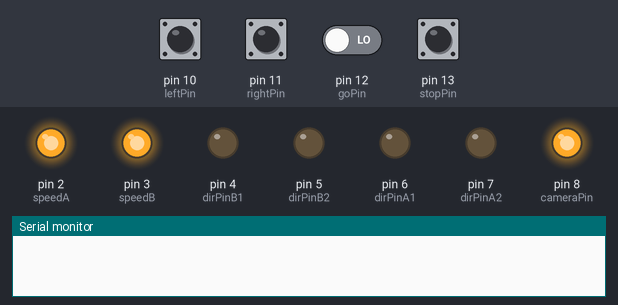
The sketch below on a simulated Arduino Uno, built with avr-gcc and run on an emulated ATmega328P. Parts: output pins drawn as LEDs (lit = HIGH), the last lines printed to the serial monitor. The test bench sets the inputs (shaded band); at power-on: pin 10 (leftPin), pin 11 (rightPin), pin 12 (goPin), pin 13 (stopPin) LOW.

Above: at 1.2 s.
1.3 s: pin 10 (leftPin) pulled HIGH for 0.15 s
At 2.4 s:
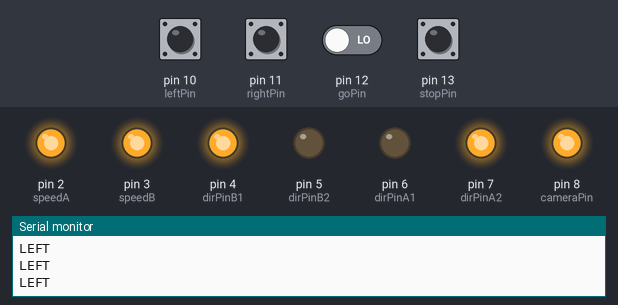
2.9 s: pin 11 (rightPin) pulled HIGH for 0.15 s
At 3.6 s:
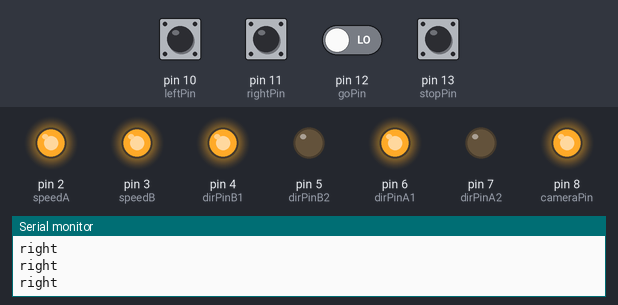
4.5 s: pin 12 (goPin) driven HIGH
At 4.8 s:
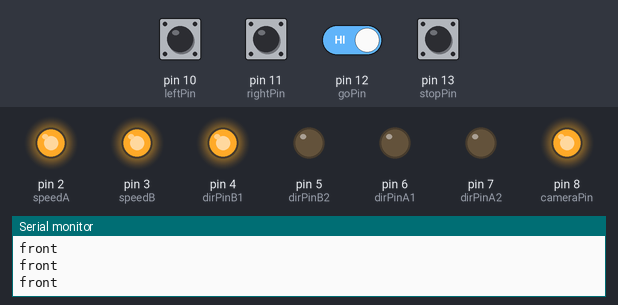
6.0 s: pin 13 (stopPin) pulled HIGH for 0.15 s
At 6.08 s:
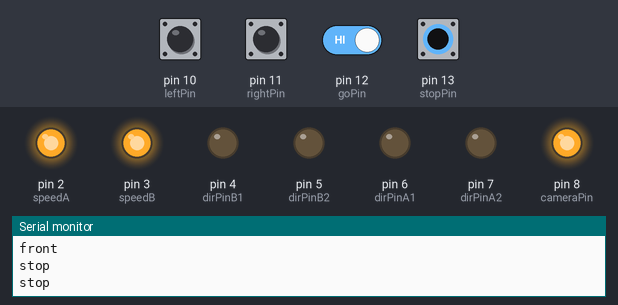
7.6 s: pin 13 (stopPin) pulled HIGH for 1 s
At 9.5 s:
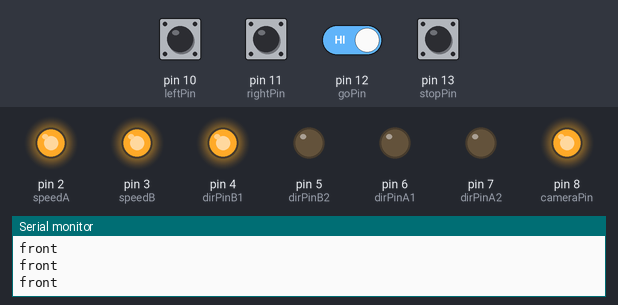
11.6 s: pin 10 (leftPin) driven HIGH and pin 12 (goPin) driven LOW
At 12.9 s:
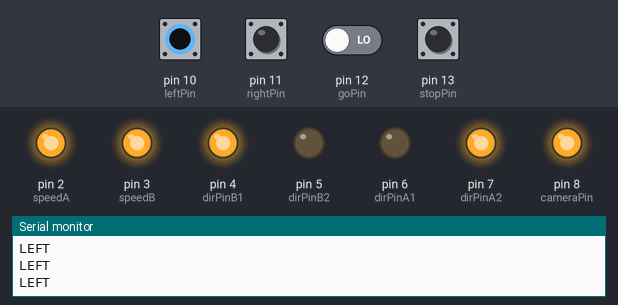
Timing chart, 0 to 14.6 s (numbered marks = the images above; inputs shaded):
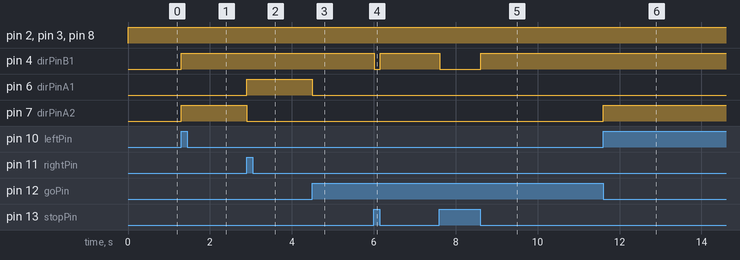

Measured:
- after the input at 1.3 s, pin 4 (dirPinB1), pin 7 (dirPinA2): LOW → HIGH at once
- after the input at 2.9 s, pin 6 (dirPinA1): LOW → HIGH at once; pin 7 (dirPinA2): HIGH → LOW at once
- after the input at 4.5 s, pin 6 (dirPinA1): HIGH → LOW at once
- after the input at 6.0 s, pin 4 (dirPinB1): HIGH → LOW at once, → HIGH 0.15 s later
- after the input at 7.6 s, pin 4 (dirPinB1): HIGH → LOW at once, → HIGH 1.0 s later
- after the input at 11.6 s, pin 7 (dirPinA2): LOW → HIGH at once

The sketch:

CameraTest.ino
```cpp
int dirPinA1 = 6;
int dirPinA2 = 7;
int speedA = 2;

int dirPinB1 = 4;
int dirPinB2 = 5;
int speedB = 3;

int cameraPin = 8;

int stopPin = 13;
int goPin = 12;
int rightPin = 11;
int leftPin = 10;

int dirAOutPin1 = LOW;
int dirAOutPin2 = LOW;
int dirBOutPin1 = LOW;
int dirBOutPin2 = LOW;

void setup() {
  Serial.begin(9600);

  pinMode(dirPinA1, OUTPUT);
  pinMode(dirPinA2, OUTPUT);
  pinMode(speedA, OUTPUT);

  pinMode(dirPinB1, OUTPUT);
  pinMode(dirPinB2, OUTPUT);
  pinMode(speedB, OUTPUT);

  pinMode(stopPin, INPUT);
  pinMode(goPin, INPUT);
  pinMode(rightPin, INPUT);
  pinMode(leftPin, INPUT);

  pinMode(cameraPin, OUTPUT);
}

void loop() {
  analogWrite(speedA, 255);
  analogWrite(speedB, 255);

  digitalWrite(cameraPin, HIGH);

  if(digitalRead(stopPin) == HIGH) {
    Serial.println("stop");
    dirAOutPin1 = LOW;
    dirAOutPin2 = LOW;
    dirBOutPin1 = LOW;
    dirBOutPin2 = LOW;
  } else if(digitalRead(goPin) == HIGH) {
    Serial.println("front");
    dirAOutPin1 = LOW;
    dirAOutPin2 = LOW;
    dirBOutPin1 = HIGH;
    dirBOutPin2 = LOW;
  } else if(digitalRead(rightPin) == HIGH) {
    Serial.println("right");
    dirAOutPin1 = HIGH;
    dirAOutPin2 = LOW;
    dirBOutPin1 = HIGH;
    dirBOutPin2 = LOW;
  } else if(digitalRead(leftPin) == HIGH) {
    Serial.println("LEFT");
    dirAOutPin1 = LOW;
    dirAOutPin2 = HIGH;
    dirBOutPin1 = HIGH;
    dirBOutPin2 = LOW;
  }
    digitalWrite(dirPinA1, dirAOutPin1);
    digitalWrite(dirPinA2, dirAOutPin2);
    digitalWrite(dirPinB1, dirBOutPin1);
    digitalWrite(dirPinB2, dirBOutPin2);

}
```
